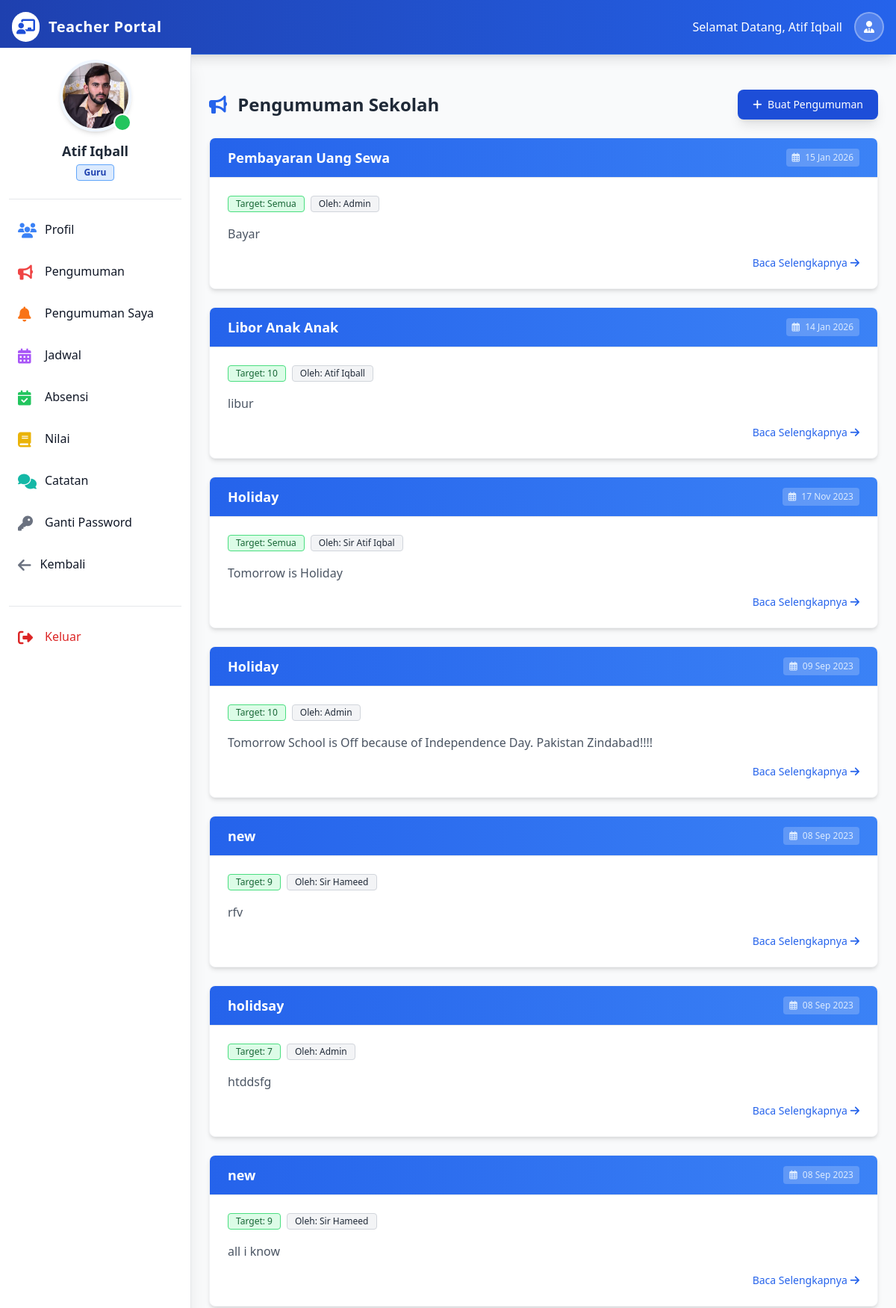
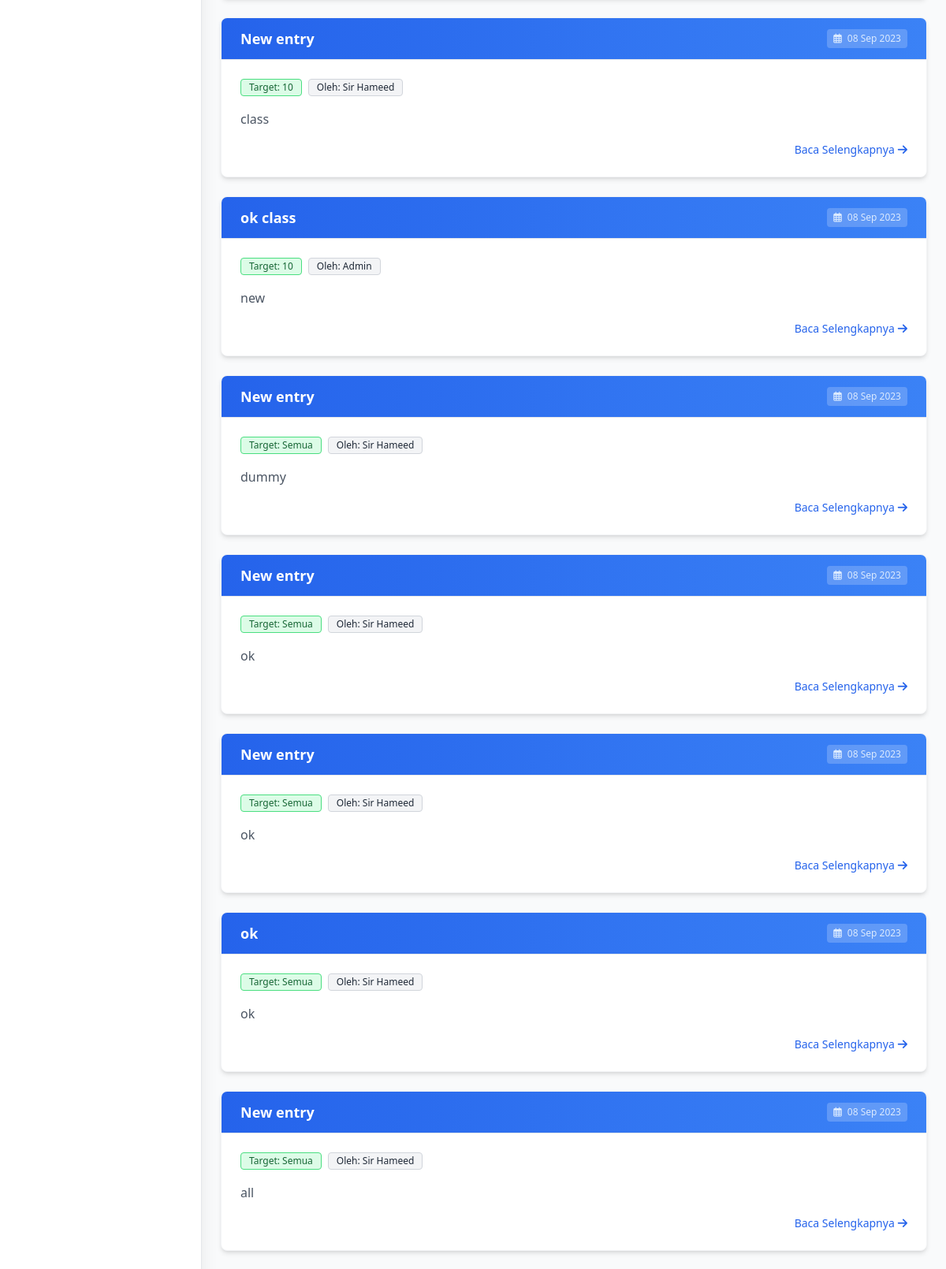
Page /guru/index.php?pengumuman (signed in, upper part) on the committed database (2 pictures, top to bottom).
### tables this page shows
CREATE TABLE `guru` (
  `id_guru` int NOT NULL,
  `nama_guru` varchar(100) NOT NULL,
  `email_guru` varchar(100) NOT NULL,
  `password_guru` varchar(200) NOT NULL,
  `tanggal_lahir_guru` date NOT NULL,
  `foto_guru` varchar(300) NOT NULL,
  `mapel_guru` varchar(50) NOT NULL,
  `telepon_guru` varchar(30) NOT NULL,
  `alamat_guru` varchar(100) NOT NULL,
  `umur_guru` int NOT NULL,
  `jekel_guru` enum('Laki_Laki','Perempuan') NOT NULL,
  `status_guru` enum('Aktif','Disable') NOT NULL DEFAULT 'Aktif',
  `tanggal_regis_guru` datetime NOT NULL DEFAULT CURRENT_TIMESTAMP
);

CREATE TABLE `pengumuman` (
  `id_pengumuman` int NOT NULL,
  `judul_pengumuman` varchar(50) NOT NULL,
  `ket_pengumuman` varchar(300) NOT NULL,
  `p_id_kelas` int DEFAULT NULL,
  `p_id_kirim` int NOT NULL,
  `pengirim` varchar(50) NOT NULL,
  `tanggal_pengumuman` datetime NOT NULL DEFAULT CURRENT_TIMESTAMP
);

CREATE TABLE `kelas` (
  `id_kelas` int NOT NULL,
  `nama_kelas` varchar(50) NOT NULL,
  `nama_mapel` varchar(300) NOT NULL,
  `nama_seksi` varchar(50) NOT NULL,
  `k_id_guru` int NOT NULL,
  `created_at` datetime NOT NULL DEFAULT CURRENT_TIMESTAMP
);

### guru/pengumuman.php (the view, shortened to what this page needs)
<div class="p-4 sm:ml-64">
    <div class="max-w-4xl mx-auto mt-10">
        <div class="flex justify-between items-center mb-6">
            <h1 class="text-2xl font-bold text-gray-800">
                <i class="fas fa-bullhorn text-blue-600 mr-2"></i> Pengumuman Sekolah
            </h1>
            <button data-modal-target="noticeModal" data-modal-toggle="noticeModal" class="block text-white bg-blue-700 hover:bg-blue-800 focus:ring-4 focus:outline-none focus:ring-blue-300 font-medium rounded-lg text-sm px-5 py-2.5 text-center shadow-lg transform hover:-translate-y-0.5 transition" type="button">
                <i class="fas fa-plus mr-1"></i> Buat Pengumuman
            </button>
        </div>
        <div class="space-y-6">
            <?php
            $notice_sql = "SELECT * FROM `pengumuman` ORDER BY id_pengumuman DESC";
            $notice_result = $conn->query($notice_sql);
            if ($notice_result->num_rows > 0) {
                while ($notice_row = $notice_result->fetch_assoc()) {
                    $desc = strip_tags($notice_row['ket_pengumuman']);
                    $limited_text = strlen($desc) > 200 ? substr($desc, 0, 200) . "..." : $desc;
                    $class_name = "Semua";
                    if($notice_row['p_id_kelas']){
                        $notice_class_id = $notice_row['p_id_kelas'];
                        $class_result = $conn->query("SELECT nama_kelas FROM kelas WHERE id_kelas = '$notice_class_id'");
                        if($class_row = $class_result->fetch_assoc()){
                            $class_name = $class_row['nama_kelas'];
                        }
                    }
            ?>
                <div class="bg-white rounded-lg shadow-md border border-gray-100 hover:shadow-lg transition duration-200 overflow-hidden">
                    <div class="bg-gradient-to-r from-blue-600 to-blue-500 px-6 py-3 border-b flex justify-between items-center">
                        <h5 class="text-lg font-semibold text-white truncate"><?= htmlspecialchars($notice_row['judul_pengumuman']) ?></h5>
                        <span class="text-xs text-blue-100 font-medium bg-white/20 px-2 py-1 rounded">
                            <i class="far fa-calendar-alt mr-1"></i> <?= date('d M Y', strtotime($notice_row['tanggal_pengumuman'])) ?>
                        </span>
                    </div>
                    <div class="p-6">
                        <div class="flex items-center space-x-2 mb-4">
                            <span class="bg-green-100 text-green-800 text-xs font-medium px-2.5 py-0.5 rounded border border-green-400">
                                Target: <?= htmlspecialchars($class_name) ?>
                            </span>
                            <span class="bg-gray-100 text-gray-800 text-xs font-medium px-2.5 py-0.5 rounded border border-gray-300">
                                Oleh: <?= htmlspecialchars($notice_row['pengirim']) ?>
                            </span>
                        </div>
                        <p class="text-gray-600 mb-4 leading-relaxed">
                            <?= htmlspecialchars($limited_text) ?>
                        </p>
                        <div class="flex justify-end">
                            <a href="index.php?lihat_pengumuman_id=<?= $notice_row['id_pengumuman'] ?>" class="text-blue-600 hover:text-blue-800 font-medium text-sm flex items-center group">
                                Baca Selengkapnya <i class="fas fa-arrow-right ml-1 group-hover:translate-x-1 transition-transform"></i>
                            </a>
                        </div>
                    </div>
                </div>
            <?php
                }
            } else {
                echo "<div class='text-center py-10 text-gray-500'>Belum ada pengumuman.</div>";
            }
            ?>
        </div>
    </div>
</div>

### guru/partials/teacher_sidebar.php (shortened to what this page needs)
<?php
    require_once('../partials/_connection.php');
    $teacher_id = $_SESSION['teacher_id'];
    $sidebar_sql = "SELECT * FROM `guru` WHERE id_guru = '$teacher_id'";
    $sidebar_result = $conn->query($sidebar_sql);
    if ($sidebar_result && $sidebar_result->num_rows > 0) {
        $sidebar_row = $sidebar_result->fetch_assoc();
        $teacher_pic = $sidebar_row['foto_guru'];
        $teacher_name = $sidebar_row['nama_guru'];
    } else {
        $teacher_pic = $_SESSION['teacher_pic'];
        $teacher_name = $_SESSION['teacher_name'];
        $teacher_email = $_SESSION['teacher_email'];
    }
?>
<aside class="fixed left-0 top-16 w-64 h-full bg-white shadow-xl overflow-y-auto border-r border-gray-200 z-40 transition-transform -translate-x-full sm:translate-x-0" id="logo-sidebar" aria-label="Sidebar">
    <div class="h-full px-3 py-4 overflow-y-auto bg-white pb-24">
        <div class="flex flex-col items-center pb-6 border-b border-gray-200 mb-4">
            <div class="relative">
                <img class="w-24 h-24 rounded-full object-cover border-4 border-blue-50 shadow-md" src="../admin/admin_images/registration/<?= $teacher_pic ?>" alt="Profile" onerror="this.src='https://ui-avatars.com/api/?name=<?= urlencode($teacher_name) ?>&background=random'">
                <div class="absolute bottom-0 right-0 w-6 h-6 bg-green-500 border-2 border-white rounded-full"></div>
            </div>
            <h5 class="mt-3 text-lg font-bold text-gray-800 text-center"><?= htmlspecialchars($teacher_name) ?></h5>
            <div class="flex flex-col items-center text-sm text-gray-500 mt-1">
                <span class="bg-blue-100 text-blue-800 text-xs font-semibold px-2.5 py-0.5 rounded border border-blue-400">Guru</span>
            </div>
        </div>
        <ul class="space-y-2 font-medium">
            <li>
                <a href="index.php?profil" class="flex items-center p-3 text-gray-900 rounded-lg hover:bg-blue-50 group transition duration-200">
                    <i class="fas fa-users w-6 h-6 text-xl text-blue-500 group-hover:text-blue-700"></i>
                    <span class="ml-3 group-hover:translate-x-1 transition-transform">Profil</span>
                </a>
            </li>
            <li>
                <a href="index.php?pengumuman" class="flex items-center p-3 text-gray-900 rounded-lg hover:bg-blue-50 group transition duration-200">
                    <i class="fas fa-bullhorn w-6 h-6 text-xl text-red-500 group-hover:text-red-700"></i>
                    <span class="ml-3 group-hover:translate-x-1 transition-transform">Pengumuman</span>
                </a>
            </li>
            <li>
                <a href="index.php?pengumuman_saya" class="flex items-center p-3 text-gray-900 rounded-lg hover:bg-blue-50 group transition duration-200">
                    <i class="fas fa-bell w-6 h-6 text-xl text-orange-500 group-hover:text-orange-700"></i>
                    <span class="ml-3 group-hover:translate-x-1 transition-transform">Pengumuman Saya</span>
                </a>
            </li>
            <li>
                <a href="index.php?jadwal" class="flex items-center p-3 text-gray-900 rounded-lg hover:bg-blue-50 group transition duration-200">
                    <i class="fas fa-calendar-alt w-6 h-6 text-xl text-purple-500 group-hover:text-purple-700"></i>
                    <span class="ml-3 group-hover:translate-x-1 transition-transform">Jadwal</span>
                </a>
            </li>
            <li>
                <a href="index.php?absensi" class="flex items-center p-3 text-gray-900 rounded-lg hover:bg-blue-50 group transition duration-200">
                    <i class="fas fa-calendar-check w-6 h-6 text-xl text-green-500 group-hover:text-green-700"></i>
                    <span class="ml-3 group-hover:translate-x-1 transition-transform">Absensi</span>
                </a>
            </li>
            <li>
                <a href="index.php?nilai" class="flex items-center p-3 text-gray-900 rounded-lg hover:bg-blue-50 group transition duration-200">
                    <i class="fas fa-book w-6 h-6 text-xl text-yellow-500 group-hover:text-yellow-700"></i>
                    <span class="ml-3 group-hover:translate-x-1 transition-transform">Nilai</span>
                </a>
            </li>
            <li>
                <a href="index.php?catatan" class="flex items-center p-3 text-gray-900 rounded-lg hover:bg-blue-50 group transition duration-200">
                    <i class="fas fa-comments w-6 h-6 text-xl text-teal-500 group-hover:text-teal-700"></i>
                    <span class="ml-3 group-hover:translate-x-1 transition-transform">Catatan</span>
                </a>
            </li>
            <li>
                <a href="index.php?ganti_password" class="flex items-center p-3 text-gray-900 rounded-lg hover:bg-blue-50 group transition duration-200">
                    <i class="fas fa-key w-6 h-6 text-xl text-gray-500 group-hover:text-gray-700"></i>
                    <span class="ml-3 group-hover:translate-x-1 transition-transform">Ganti Password</span>
                </a>
            </li>
             <li>
                <a href="../index.php" class="flex items-center p-3 text-gray-900 rounded-lg hover:bg-blue-50 group transition duration-200">
                    <i class="fas fa-arrow-left w-  6 h-6 text-xl text-gray-500 group-hover:text-gray-700"></i>
                    <span class="ml-3 group-hover:translate-x-1 transition-transform">Kembali</span>
                </a>
            </li>
        </ul>
        <div class="mt-8 border-t border-gray-200 pt-4">
            <ul class="space-y-2 font-medium">
                <li>
                     <a href="index.php?logout" class="flex items-center p-3 text-red-600 rounded-lg hover:bg-red-50 group transition duration-200">
                        <i class="fas fa-sign-out-alt w-6 h-6 text-xl"></i>
                        <span class="ml-3">Keluar</span>
                    </a>
                </li>
            </ul>
        </div>
    </div>
</aside>

### guru/partials/teacher_head.php (style rules this page uses)
body { font-family: 'Inter', sans-serif; background-color: #f3f4f6; }

### rows in the picture
guru: foto_guru (picture), nama_guru "Atif Iqball"
pengumuman: judul_pengumuman "Pembayaran Uang Sewa", tanggal_pengumuman "15 Jan 2026", class_name "Semua", pengirim "Admin", ket_pengumuman "Bayar"
pengumuman: judul_pengumuman "Libor Anak Anak", tanggal_pengumuman "14 Jan 2026", kelas.nama_kelas "10", pengirim "Atif Iqball", ket_pengumuman "libur"
pengumuman: judul_pengumuman "Holiday", tanggal_pengumuman "17 Nov 2023", class_name "Semua", pengirim "Sir Atif Iqbal", ket_pengumuman "Tomorrow is Holiday"
pengumuman: judul_pengumuman "Holiday", tanggal_pengumuman "09 Sep 2023", kelas.nama_kelas "10", pengirim "Admin", ket_pengumuman "Tomorrow School is Off because of Independence Day. Pakistan Zindabad!!!!"
pengumuman: judul_pengumuman "new", tanggal_pengumuman "08 Sep 2023", kelas.nama_kelas "9", pengirim "Sir Hameed", ket_pengumuman "rfv"
pengumuman: judul_pengumuman "holidsay", tanggal_pengumuman "08 Sep 2023", kelas.nama_kelas "7", pengirim "Admin", ket_pengumuman "htddsfg"
pengumuman: judul_pengumuman "new", tanggal_pengumuman "08 Sep 2023", kelas.nama_kelas "9", pengirim "Sir Hameed", ket_pengumuman "all i know"
pengumuman: judul_pengumuman "New entry", tanggal_pengumuman "08 Sep 2023", kelas.nama_kelas "10", pengirim "Sir Hameed", ket_pengumuman "class"
pengumuman: judul_pengumuman "ok class", tanggal_pengumuman "08 Sep 2023", kelas.nama_kelas "10", pengirim "Admin", ket_pengumuman "new"
pengumuman: judul_pengumuman "New entry", tanggal_pengumuman "08 Sep 2023", class_name "Semua", pengirim "Sir Hameed", ket_pengumuman "dummy"
pengumuman: judul_pengumuman "New entry", tanggal_pengumuman "08 Sep 2023", class_name "Semua", pengirim "Sir Hameed", ket_pengumuman "ok"
pengumuman: judul_pengumuman "New entry", tanggal_pengumuman "08 Sep 2023", class_name "Semua", pengirim "Sir Hameed", ket_pengumuman "ok"
pengumuman: judul_pengumuman "ok", tanggal_pengumuman "08 Sep 2023", class_name "Semua", pengirim "Sir Hameed", ket_pengumuman "ok"
pengumuman: judul_pengumuman "New entry", tanggal_pengumuman "08 Sep 2023", class_name "Semua", pengirim "Sir Hameed", ket_pengumuman "all"

### other values in the picture
$teacher_name "Atif Iqball"
